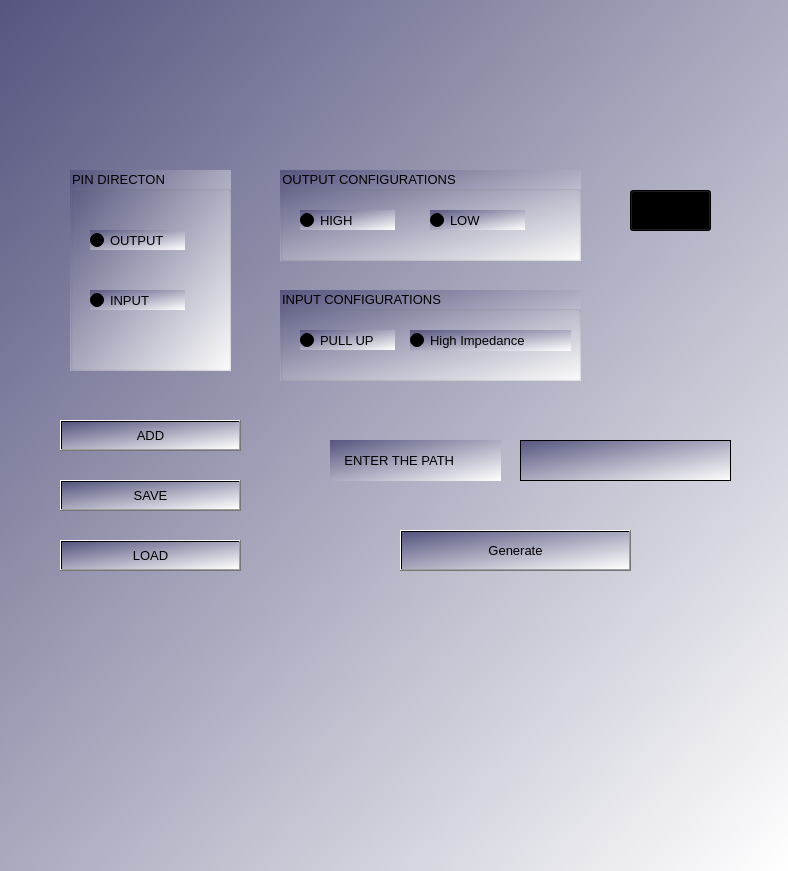
<?xml version="1.0" encoding="UTF-8"?>
<ui version="4.0">
 <class>Form</class>
 <widget class="QWidget" name="Form">
  <property name="geometry">
   <rect>
    <x>0</x>
    <y>0</y>
    <width>788</width>
    <height>871</height>
   </rect>
  </property>
  <property name="windowTitle">
   <string>Form</string>
  </property>
  <property name="autoFillBackground">
   <bool>false</bool>
  </property>
  <property name="styleSheet">
   <string notr="true">background-color: qlineargradient(spread:pad, x1:0, y1:0, x2:1, y2:1, stop:0 rgba(85, 85, 127, 255), stop:1 rgba(255, 255, 255, 255));</string>
  </property>
  <widget class="QGroupBox" name="PIN_DIR">
   <property name="geometry">
    <rect>
     <x>70</x>
     <y>170</y>
     <width>161</width>
     <height>201</height>
    </rect>
   </property>
   <property name="font">
    <font>
     <pointsize>10</pointsize>
    </font>
   </property>
   <property name="title">
    <string>PIN DIRECTON</string>
   </property>
   <widget class="QRadioButton" name="OUTPUT">
    <property name="geometry">
     <rect>
      <x>20</x>
      <y>60</y>
      <width>95</width>
      <height>20</height>
     </rect>
    </property>
    <property name="font">
     <font>
      <pointsize>10</pointsize>
     </font>
    </property>
    <property name="autoFillBackground">
     <bool>false</bool>
    </property>
    <property name="text">
     <string>OUTPUT</string>
    </property>
   </widget>
   <widget class="QRadioButton" name="INPUT">
    <property name="geometry">
     <rect>
      <x>20</x>
      <y>120</y>
      <width>95</width>
      <height>20</height>
     </rect>
    </property>
    <property name="font">
     <font>
      <pointsize>10</pointsize>
     </font>
    </property>
    <property name="text">
     <string>INPUT</string>
    </property>
   </widget>
  </widget>
  <widget class="QGroupBox" name="INPUT_CONFIG">
   <property name="geometry">
    <rect>
     <x>280</x>
     <y>290</y>
     <width>301</width>
     <height>91</height>
    </rect>
   </property>
   <property name="font">
    <font>
     <pointsize>10</pointsize>
    </font>
   </property>
   <property name="title">
    <string>INPUT CONFIGURATIONS</string>
   </property>
   <widget class="QRadioButton" name="PULL_UP">
    <property name="geometry">
     <rect>
      <x>20</x>
      <y>40</y>
      <width>95</width>
      <height>20</height>
     </rect>
    </property>
    <property name="font">
     <font>
      <pointsize>10</pointsize>
     </font>
    </property>
    <property name="text">
     <string>PULL UP</string>
    </property>
   </widget>
   <widget class="QRadioButton" name="HIGH_IMP">
    <property name="geometry">
     <rect>
      <x>130</x>
      <y>40</y>
      <width>161</width>
      <height>21</height>
     </rect>
    </property>
    <property name="font">
     <font>
      <pointsize>10</pointsize>
     </font>
    </property>
    <property name="text">
     <string>High Impedance</string>
    </property>
   </widget>
  </widget>
  <widget class="QGroupBox" name="OUTPUT_CONFIG">
   <property name="geometry">
    <rect>
     <x>280</x>
     <y>170</y>
     <width>301</width>
     <height>91</height>
    </rect>
   </property>
   <property name="font">
    <font>
     <pointsize>10</pointsize>
    </font>
   </property>
   <property name="title">
    <string>OUTPUT CONFIGURATIONS</string>
   </property>
   <widget class="QRadioButton" name="HIGH">
    <property name="geometry">
     <rect>
      <x>20</x>
      <y>40</y>
      <width>95</width>
      <height>20</height>
     </rect>
    </property>
    <property name="font">
     <font>
      <pointsize>10</pointsize>
     </font>
    </property>
    <property name="text">
     <string>HIGH</string>
    </property>
   </widget>
   <widget class="QRadioButton" name="LOW">
    <property name="geometry">
     <rect>
      <x>150</x>
      <y>40</y>
      <width>95</width>
      <height>20</height>
     </rect>
    </property>
    <property name="font">
     <font>
      <pointsize>10</pointsize>
     </font>
    </property>
    <property name="text">
     <string>LOW</string>
    </property>
   </widget>
  </widget>
  <widget class="QPushButton" name="GENERATE">
   <property name="geometry">
    <rect>
     <x>400</x>
     <y>530</y>
     <width>231</width>
     <height>41</height>
    </rect>
   </property>
   <property name="font">
    <font>
     <pointsize>10</pointsize>
    </font>
   </property>
   <property name="text">
    <string>Generate</string>
   </property>
  </widget>
  <widget class="QTextEdit" name="PATH">
   <property name="geometry">
    <rect>
     <x>520</x>
     <y>440</y>
     <width>211</width>
     <height>41</height>
    </rect>
   </property>
   <property name="font">
    <font>
     <pointsize>10</pointsize>
    </font>
   </property>
  </widget>
  <widget class="QComboBox" name="PIN_SELECTION">
   <property name="geometry">
    <rect>
     <x>630</x>
     <y>190</y>
     <width>81</width>
     <height>41</height>
    </rect>
   </property>
   <property name="font">
    <font>
     <pointsize>10</pointsize>
    </font>
   </property>
   <property name="autoFillBackground">
    <bool>false</bool>
   </property>
   <item>
    <property name="text">
     <string>PIN0</string>
    </property>
   </item>
   <item>
    <property name="text">
     <string>PIN1</string>
    </property>
   </item>
   <item>
    <property name="text">
     <string>PIN2</string>
    </property>
   </item>
   <item>
    <property name="text">
     <string>PIN3</string>
    </property>
   </item>
   <item>
    <property name="text">
     <string>PIN4</string>
    </property>
   </item>
   <item>
    <property name="text">
     <string>PIN5</string>
    </property>
   </item>
   <item>
    <property name="text">
     <string>PIN6</string>
    </property>
   </item>
   <item>
    <property name="text">
     <string>PIN7</string>
    </property>
   </item>
   <item>
    <property name="text">
     <string>PIN8</string>
    </property>
   </item>
   <item>
    <property name="text">
     <string>PIN9</string>
    </property>
   </item>
   <item>
    <property name="text">
     <string>PIN10</string>
    </property>
   </item>
   <item>
    <property name="text">
     <string>PIN11</string>
    </property>
   </item>
   <item>
    <property name="text">
     <string>PIN12</string>
    </property>
   </item>
   <item>
    <property name="text">
     <string>PIN13</string>
    </property>
   </item>
   <item>
    <property name="text">
     <string>PIN14</string>
    </property>
   </item>
   <item>
    <property name="text">
     <string>PIN15</string>
    </property>
   </item>
   <item>
    <property name="text">
     <string>PIN16</string>
    </property>
   </item>
   <item>
    <property name="text">
     <string>PIN17</string>
    </property>
   </item>
   <item>
    <property name="text">
     <string>PIN18</string>
    </property>
   </item>
   <item>
    <property name="text">
     <string>PIN19</string>
    </property>
   </item>
   <item>
    <property name="text">
     <string>PIN20</string>
    </property>
   </item>
   <item>
    <property name="text">
     <string>PIN21</string>
    </property>
   </item>
   <item>
    <property name="text">
     <string>PIN22</string>
    </property>
   </item>
   <item>
    <property name="text">
     <string>PIN23</string>
    </property>
   </item>
   <item>
    <property name="text">
     <string>PIN24</string>
    </property>
   </item>
   <item>
    <property name="text">
     <string>PIN25</string>
    </property>
   </item>
   <item>
    <property name="text">
     <string>PIN26</string>
    </property>
   </item>
   <item>
    <property name="text">
     <string>PIN27</string>
    </property>
   </item>
   <item>
    <property name="text">
     <string>PIN28</string>
    </property>
   </item>
   <item>
    <property name="text">
     <string>PIN29</string>
    </property>
   </item>
   <item>
    <property name="text">
     <string>PIN30</string>
    </property>
   </item>
   <item>
    <property name="text">
     <string>PIN31</string>
    </property>
   </item>
  </widget>
  <widget class="QPushButton" name="ADD">
   <property name="geometry">
    <rect>
     <x>60</x>
     <y>420</y>
     <width>181</width>
     <height>31</height>
    </rect>
   </property>
   <property name="font">
    <font>
     <pointsize>10</pointsize>
    </font>
   </property>
   <property name="text">
    <string>ADD</string>
   </property>
  </widget>
  <widget class="QPushButton" name="LOAD">
   <property name="geometry">
    <rect>
     <x>60</x>
     <y>540</y>
     <width>181</width>
     <height>31</height>
    </rect>
   </property>
   <property name="font">
    <font>
     <pointsize>10</pointsize>
    </font>
   </property>
   <property name="text">
    <string>LOAD</string>
   </property>
  </widget>
  <widget class="QPushButton" name="SAVE">
   <property name="geometry">
    <rect>
     <x>60</x>
     <y>480</y>
     <width>181</width>
     <height>31</height>
    </rect>
   </property>
   <property name="font">
    <font>
     <pointsize>10</pointsize>
    </font>
   </property>
   <property name="text">
    <string>SAVE</string>
   </property>
  </widget>
  <widget class="QLabel" name="label">
   <property name="geometry">
    <rect>
     <x>330</x>
     <y>440</y>
     <width>171</width>
     <height>41</height>
    </rect>
   </property>
   <property name="font">
    <font>
     <pointsize>10</pointsize>
     <weight>50</weight>
     <italic>false</italic>
     <bold>false</bold>
     <strikeout>false</strikeout>
     <kerning>true</kerning>
    </font>
   </property>
   <property name="acceptDrops">
    <bool>false</bool>
   </property>
   <property name="text">
    <string>    ENTER THE PATH</string>
   </property>
  </widget>
 </widget>
 <resources/>
 <connections/>
</ui>
